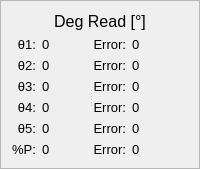
    <widget class="QFrame" name="degRead">
     <property name="frameShape">
      <enum>QFrame::StyledPanel</enum>
     </property>
     <property name="frameShadow">
      <enum>QFrame::Sunken</enum>
     </property>
     <property name="lineWidth">
      <number>2</number>
     </property>
     <layout class="QVBoxLayout" name="verticalLayout_15">
      <item>
       <widget class="QLabel" name="label_5">
        <property name="font">
         <font>
          <pointsize>12</pointsize>
         </font>
        </property>
        <property name="text">
            <string>Deg Read [°]</string>
        </property>
        <property name="alignment">
         <set>Qt::AlignCenter</set>
        </property>
       </widget>
      </item>
      <item>
       <widget class="QSplitter" name="splitter_2">
        <property name="orientation">
         <enum>Qt::Horizontal</enum>
        </property>
        <property name="childrenCollapsible">
         <bool>false</bool>
        </property>
        <widget class="QWidget" name="layoutWidget">
         <property name="font">
          <font/>
         </property>
         <layout class="QHBoxLayout" name="horizontalLayout_7">
          <item>
           <layout class="QVBoxLayout" name="verticalLayout_8">
            <item>
             <widget class="QLabel" name="teta1_dir">
              <property name="sizePolicy">
               <sizepolicy hsizetype="Minimum" vsizetype="Fixed">
                <horstretch>0</horstretch>
                <verstretch>0</verstretch>
               </sizepolicy>
              </property>
              <property name="font">
               <font>
                <pointsize>10</pointsize>
               </font>
              </property>
              <property name="text">
               <string>θ1:</string>
              </property>
              <property name="alignment">
               <set>Qt::AlignRight|Qt::AlignTrailing|Qt::AlignVCenter</set>
              </property>
             </widget>
            </item>
            <item>
             <widget class="QLabel" name="teta2_dir">
              <property name="sizePolicy">
               <sizepolicy hsizetype="Minimum" vsizetype="Fixed">
                <horstretch>0</horstretch>
                <verstretch>0</verstretch>
               </sizepolicy>
              </property>
              <property name="font">
               <font>
                <pointsize>10</pointsize>
               </font>
              </property>
              <property name="text">
               <string>θ2:</string>
              </property>
              <property name="alignment">
               <set>Qt::AlignRight|Qt::AlignTrailing|Qt::AlignVCenter</set>
              </property>
             </widget>
            </item>
            <item>
             <widget class="QLabel" name="teta3_dit">
              <property name="sizePolicy">
               <sizepolicy hsizetype="Minimum" vsizetype="Fixed">
                <horstretch>0</horstretch>
                <verstretch>0</verstretch>
               </sizepolicy>
              </property>
              <property name="font">
               <font>
                <pointsize>10</pointsize>
               </font>
              </property>
              <property name="text">
               <string>θ3:</string>
              </property>
              <property name="alignment">
               <set>Qt::AlignRight|Qt::AlignTrailing|Qt::AlignVCenter</set>
              </property>
             </widget>
            </item>
            <item>
             <widget class="QLabel" name="teta4_dit">
              <property name="sizePolicy">
               <sizepolicy hsizetype="Minimum" vsizetype="Fixed">
                <horstretch>0</horstretch>
                <verstretch>0</verstretch>
               </sizepolicy>
              </property>
              <property name="font">
               <font>
                <pointsize>10</pointsize>
               </font>
              </property>
              <property name="text">
               <string>θ4:</string>
              </property>
              <property name="alignment">
               <set>Qt::AlignRight|Qt::AlignTrailing|Qt::AlignVCenter</set>
              </property>
             </widget>
            </item>
            <item>
             <widget class="QLabel" name="teta5_dir">
              <property name="sizePolicy">
               <sizepolicy hsizetype="Minimum" vsizetype="Fixed">
                <horstretch>0</horstretch>
                <verstretch>0</verstretch>
               </sizepolicy>
              </property>
              <property name="font">
               <font>
                <pointsize>10</pointsize>
               </font>
              </property>
              <property name="text">
               <string>θ5:</string>
              </property>
              <property name="alignment">
               <set>Qt::AlignRight|Qt::AlignTrailing|Qt::AlignVCenter</set>
              </property>
             </widget>
            </item>
            <item>
             <widget class="QLabel" name="teta6_dir">
              <property name="sizePolicy">
               <sizepolicy hsizetype="Minimum" vsizetype="Fixed">
                <horstretch>0</horstretch>
                <verstretch>0</verstretch>
               </sizepolicy>
              </property>
              <property name="font">
               <font>
                <pointsize>10</pointsize>
               </font>
              </property>
              <property name="text">
               <string>%P:</string>
              </property>
              <property name="alignment">
               <set>Qt::AlignRight|Qt::AlignTrailing|Qt::AlignVCenter</set>
              </property>
             </widget>
            </item>
           </layout>
          </item>
          <item>
           <layout class="QVBoxLayout" name="verticalLayout_11">
            <item>
             <widget class="QLabel" name="thR1">
              <property name="sizePolicy">
               <sizepolicy hsizetype="Expanding" vsizetype="Fixed">
                <horstretch>0</horstretch>
                <verstretch>0</verstretch>
               </sizepolicy>
              </property>
              <property name="font">
               <font>
                <pointsize>10</pointsize>
               </font>
              </property>
              <property name="text">
               <string>0</string>
              </property>
              <property name="alignment">
               <set>Qt::AlignLeading|Qt::AlignLeft|Qt::AlignVCenter</set>
              </property>
             </widget>
            </item>
            <item>
             <widget class="QLabel" name="thR2">
              <property name="sizePolicy">
               <sizepolicy hsizetype="Expanding" vsizetype="Fixed">
                <horstretch>0</horstretch>
                <verstretch>0</verstretch>
               </sizepolicy>
              </property>
              <property name="font">
               <font>
                <pointsize>10</pointsize>
               </font>
              </property>
              <property name="text">
               <string>0</string>
              </property>
              <property name="alignment">
               <set>Qt::AlignLeading|Qt::AlignLeft|Qt::AlignVCenter</set>
              </property>
             </widget>
            </item>
            <item>
             <widget class="QLabel" name="thR3">
              <property name="sizePolicy">
               <sizepolicy hsizetype="Expanding" vsizetype="Fixed">
                <horstretch>0</horstretch>
                <verstretch>0</verstretch>
               </sizepolicy>
              </property>
              <property name="font">
               <font>
                <pointsize>10</pointsize>
               </font>
              </property>
              <property name="text">
               <string>0</string>
              </property>
              <property name="alignment">
               <set>Qt::AlignLeading|Qt::AlignLeft|Qt::AlignVCenter</set>
              </property>
             </widget>
            </item>
            <item>
             <widget class="QLabel" name="thR4">
              <property name="sizePolicy">
               <sizepolicy hsizetype="Expanding" vsizetype="Fixed">
                <horstretch>0</horstretch>
                <verstretch>0</verstretch>
               </sizepolicy>
              </property>
              <property name="font">
               <font>
                <pointsize>10</pointsize>
               </font>
              </property>
              <property name="text">
               <string>0</string>
              </property>
              <property name="alignment">
               <set>Qt::AlignLeading|Qt::AlignLeft|Qt::AlignVCenter</set>
              </property>
             </widget>
            </item>
            <item>
                <widget class="QLabel" name="thR5">
                    <property name="sizePolicy">
                        <sizepolicy hsizetype="Expanding" vsizetype="Fixed">
                            <horstretch>0</horstretch>
                            <verstretch>0</verstretch>
                        </sizepolicy>
                    </property>
                    <property name="font">
                        <font>
                            <pointsize>10</pointsize>
                        </font>
                    </property>
                    <property name="text">
                        <string>0</string>
                    </property>
                    <property name="alignment">
                        <set>Qt::AlignLeading|Qt::AlignLeft|Qt::AlignVCenter</set>
                    </property>
                </widget>
            </item>
               <item>
                   <widget class="QLabel" name="pinzaOpen">
                       <property name="sizePolicy">
                           <sizepolicy hsizetype="Expanding" vsizetype="Fixed">
                               <horstretch>0</horstretch>
                               <verstretch>0</verstretch>
                           </sizepolicy>
                       </property>
                       <property name="font">
                           <font>
                               <pointsize>10</pointsize>
                           </font>
                       </property>
                       <property name="text">
                           <string>0</string>
                       </property>
                       <property name="alignment">
                           <set>Qt::AlignLeading|Qt::AlignLeft|Qt::AlignVCenter</set>
                       </property>
                   </widget>
               </item>
           </layout>
          </item>
         </layout>
        </widget>
        <widget class="QWidget" name="layoutWidget">
         <property name="font">
          <font/>
         </property>
         <layout class="QHBoxLayout" name="horizontalLayout_8">
          <item>
           <layout class="QVBoxLayout" name="verticalLayout_9">
            <item>
             <widget class="QLabel" name="encrease1_2">
              <property name="sizePolicy">
               <sizepolicy hsizetype="Minimum" vsizetype="Fixed">
                <horstretch>0</horstretch>
                <verstretch>0</verstretch>
               </sizepolicy>
              </property>
              <property name="font">
               <font>
                <pointsize>10</pointsize>
               </font>
              </property>
              <property name="text">
               <string>Error:</string>
              </property>
              <property name="alignment">
               <set>Qt::AlignRight|Qt::AlignTrailing|Qt::AlignVCenter</set>
              </property>
             </widget>
            </item>
            <item>
             <widget class="QLabel" name="encrease2_2">
              <property name="sizePolicy">
               <sizepolicy hsizetype="Minimum" vsizetype="Fixed">
                <horstretch>0</horstretch>
                <verstretch>0</verstretch>
               </sizepolicy>
              </property>
              <property name="font">
               <font>
                <pointsize>10</pointsize>
               </font>
              </property>
              <property name="text">
               <string>Error:</string>
              </property>
              <property name="alignment">
               <set>Qt::AlignRight|Qt::AlignTrailing|Qt::AlignVCenter</set>
              </property>
             </widget>
            </item>
            <item>
             <widget class="QLabel" name="encrease3_2">
              <property name="sizePolicy">
               <sizepolicy hsizetype="Minimum" vsizetype="Fixed">
                <horstretch>0</horstretch>
                <verstretch>0</verstretch>
               </sizepolicy>
              </property>
              <property name="font">
               <font>
                <pointsize>10</pointsize>
               </font>
              </property>
              <property name="text">
               <string>Error:</string>
              </property>
              <property name="alignment">
               <set>Qt::AlignRight|Qt::AlignTrailing|Qt::AlignVCenter</set>
              </property>
              <property name="indent">
               <number>-1</number>
              </property>
             </widget>
            </item>
            <item>
             <widget class="QLabel" name="encrease4_2">
              <property name="sizePolicy">
               <sizepolicy hsizetype="Minimum" vsizetype="Fixed">
                <horstretch>0</horstretch>
                <verstretch>0</verstretch>
               </sizepolicy>
              </property>
              <property name="font">
               <font>
                <pointsize>10</pointsize>
               </font>
              </property>
              <property name="text">
               <string>Error:</string>
              </property>
              <property name="scaledContents">
               <bool>false</bool>
              </property>
              <property name="alignment">
               <set>Qt::AlignRight|Qt::AlignTrailing|Qt::AlignVCenter</set>
              </property>
              <property name="margin">
               <number>0</number>
              </property>
             </widget>
            </item>
            <item>
             <widget class="QLabel" name="encrease5_2">
              <property name="sizePolicy">
               <sizepolicy hsizetype="Minimum" vsizetype="Fixed">
                <horstretch>0</horstretch>
                <verstretch>0</verstretch>
               </sizepolicy>
              </property>
              <property name="font">
               <font>
                <pointsize>10</pointsize>
               </font>
              </property>
              <property name="text">
               <string>Error:</string>
              </property>
              <property name="alignment">
               <set>Qt::AlignRight|Qt::AlignTrailing|Qt::AlignVCenter</set>
              </property>
             </widget>
            </item>
            <item>
             <widget class="QLabel" name="encrease6_2">
              <property name="sizePolicy">
               <sizepolicy hsizetype="Minimum" vsizetype="Fixed">
                <horstretch>0</horstretch>
                <verstretch>0</verstretch>
               </sizepolicy>
              </property>
              <property name="font">
               <font>
                <pointsize>10</pointsize>
               </font>
              </property>
              <property name="text">
               <string>Error:</string>
              </property>
              <property name="alignment">
               <set>Qt::AlignRight|Qt::AlignTrailing|Qt::AlignVCenter</set>
              </property>
             </widget>
            </item>
           </layout>
          </item>
          <item>
           <layout class="QVBoxLayout" name="verticalLayout_12">
            <item>
             <widget class="QLabel" name="thEr1">
              <property name="sizePolicy">
               <sizepolicy hsizetype="Expanding" vsizetype="Fixed">
                <horstretch>0</horstretch>
                <verstretch>0</verstretch>
               </sizepolicy>
              </property>
              <property name="font">
               <font>
                <pointsize>10</pointsize>
               </font>
              </property>
              <property name="text">
               <string>0</string>
              </property>
              <property name="alignment">
               <set>Qt::AlignLeading|Qt::AlignLeft|Qt::AlignVCenter</set>
              </property>
             </widget>
            </item>
            <item>
             <widget class="QLabel" name="thEr2">
              <property name="sizePolicy">
               <sizepolicy hsizetype="Expanding" vsizetype="Fixed">
                <horstretch>0</horstretch>
                <verstretch>0</verstretch>
               </sizepolicy>
              </property>
              <property name="font">
               <font>
                <pointsize>10</pointsize>
               </font>
              </property>
              <property name="text">
               <string>0</string>
              </property>
              <property name="alignment">
               <set>Qt::AlignLeading|Qt::AlignLeft|Qt::AlignVCenter</set>
              </property>
             </widget>
            </item>
            <item>
             <widget class="QLabel" name="thEr3">
              <property name="sizePolicy">
               <sizepolicy hsizetype="Expanding" vsizetype="Fixed">
                <horstretch>0</horstretch>
                <verstretch>0</verstretch>
               </sizepolicy>
              </property>
              <property name="font">
               <font>
                <pointsize>10</pointsize>
               </font>
              </property>
              <property name="text">
               <string>0</string>
              </property>
              <property name="alignment">
               <set>Qt::AlignLeading|Qt::AlignLeft|Qt::AlignVCenter</set>
              </property>
             </widget>
            </item>
            <item>
             <widget class="QLabel" name="thEr4">
              <property name="sizePolicy">
               <sizepolicy hsizetype="Expanding" vsizetype="Fixed">
                <horstretch>0</horstretch>
                <verstretch>0</verstretch>
               </sizepolicy>
              </property>
              <property name="font">
               <font>
                <pointsize>10</pointsize>
               </font>
              </property>
              <property name="text">
               <string>0</string>
              </property>
              <property name="alignment">
               <set>Qt::AlignLeading|Qt::AlignLeft|Qt::AlignVCenter</set>
              </property>
             </widget>
            </item>
            <item>
                <widget class="QLabel" name="thEr5">
                    <property name="sizePolicy">
                        <sizepolicy hsizetype="Expanding" vsizetype="Fixed">
                            <horstretch>0</horstretch>
                            <verstretch>0</verstretch>
                        </sizepolicy>
                    </property>
                    <property name="font">
                        <font>
                            <pointsize>10</pointsize>
                        </font>
                    </property>
                    <property name="text">
                        <string>0</string>
                    </property>
                    <property name="alignment">
                        <set>Qt::AlignLeading|Qt::AlignLeft|Qt::AlignVCenter</set>
                    </property>
                </widget>
            </item>
               <item>
                   <widget class="QLabel" name="pinzaOpenErr">
                       <property name="sizePolicy">
                           <sizepolicy hsizetype="Expanding" vsizetype="Fixed">
                               <horstretch>0</horstretch>
                               <verstretch>0</verstretch>
                           </sizepolicy>
                       </property>
                       <property name="font">
                           <font>
                               <pointsize>10</pointsize>
                           </font>
                       </property>
                       <property name="text">
                           <string>0</string>
                       </property>
                       <property name="alignment">
                           <set>Qt::AlignLeading|Qt::AlignLeft|Qt::AlignVCenter</set>
                       </property>
                   </widget>
               </item>
           </layout>
          </item>
         </layout>
        </widget>
       </widget>
      </item>
     </layout>
    </widget>
